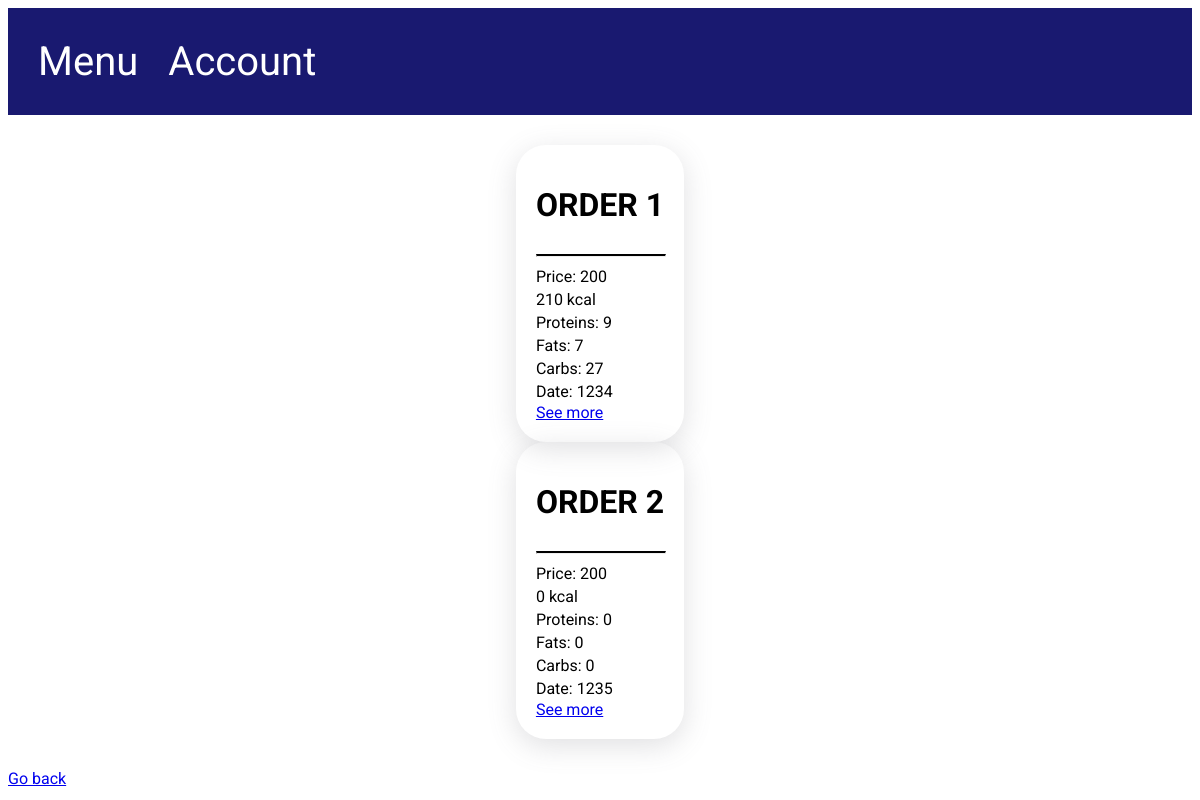
The app's page /user/orders (signed in), older data.
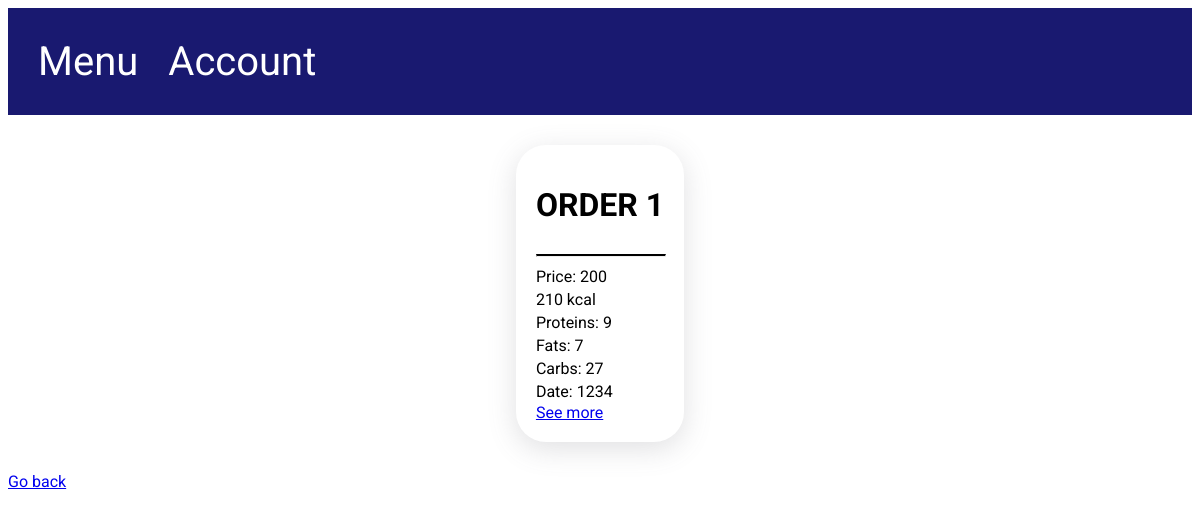
The same page, newer data.
### models.py (models this page shows, shortened)
class UserOrder(Base):
    __tablename__ = "user_order"
    id = Column(Integer, primary_key=True)
    user_id = Column(Integer, ForeignKey("user.id"))
    address_id = Column(Integer, ForeignKey("address.id"))
    order_price = Column(Integer)
    order_kcal = Column(Integer)
    order_proteins = Column(Integer)
    order_fats = Column(Integer)
    order_carbs = Column(Integer)
    comment = Column(String(255))
    order_date = Column(String(120))
    order_rate = Column(Integer)
    order_status = Column(Integer, ForeignKey("status.id"))
    address = relationship("Address", back_populates="user_order")
    user = relationship("User", back_populates="user_order")
    ordered_dish = relationship("OrderedDish", back_populates="user_order")
    status = relationship("Status", back_populates="user_order")

### app.py (the view)
@app.route('/user/orders', methods=['GET'])
def user_orders_history():  # Alchemy
    if session.get("user_id") is None:
        return app.redirect("/user/sign_in")
    database.init_db()
    orders = database.db_session.query(UserOrder).where(UserOrder.user_id == session.get("user_id"),
                                                        UserOrder.order_status == 3)
    return render_template("user_orders.html", orders=orders)

### database.py (called while the page is built)
def init_db():
    import models
    Base.metadata.create_all(bind=engine)

### templates/user_orders.html
{% extends 'base.html' %}
{% block content %}
    <div class="container user_page">
        {% for order in orders %}
            <div class="content-holder orders">
                <h1>ORDER {{ loop.index }}</h1>
                <hr class="line">
                <p>
                    Price: {{ order.order_price }}
                </p>
                <p>
                    {{ order.order_kcal }} kcal
                </p>
                <p>
                    Proteins: {{ order.order_proteins }}
                </p>
                <p>
                    Fats: {{ order.order_fats }}
                </p>
                <p>
                    Carbs: {{ order.order_carbs }}
                </p>
                <p>
                    Date: {{ order.order_date }}
                </p>
                <a href="/user/orders/{{ order.id }}"> See more </a>
            </div>
        {% endfor %}
    </div>
    <a href="/user"> Go back </a>
{% endblock %}

Row changes from the older to the newer data that the page shows:
removed UserOrder: order_price "200", order_kcal "0", order_proteins "0", order_fats "0", order_carbs "0", order_date "1235"
